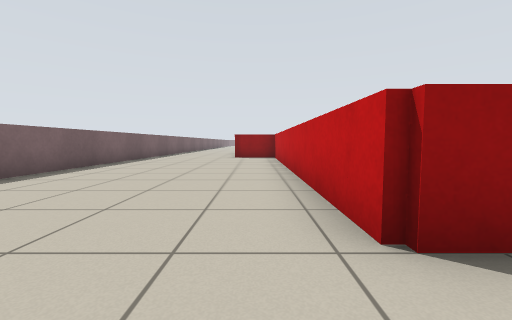
[1] (above)

22 first-person views from a walk through a world built for the Player/Stage simulator. The camera is 0.67 m above the floor, tilts 4° down and sees 90° across. Floor lines are 1 m apart. The floor is counted in squares, 1 m on a side. Each view is taken from the middle of a square. On the plan, view 1 faces up. The plan holds only what a view shows up to about 9 squares ahead; the rest is blank. The place goes on beyond the plan. The robots in the file are not drawn.

[2]
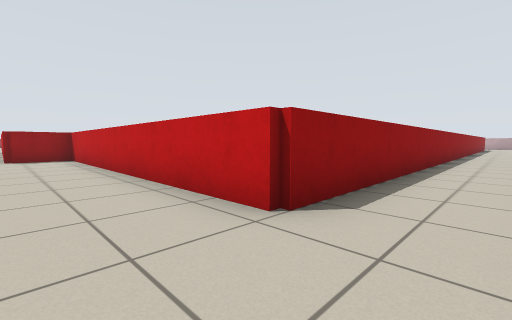

[3]
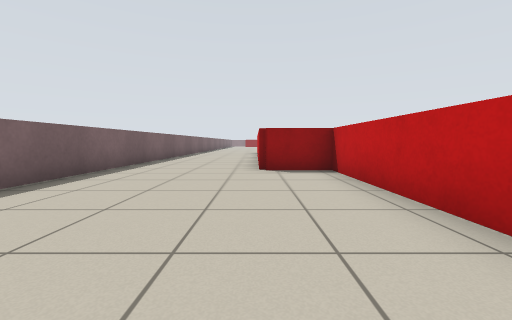

[4]
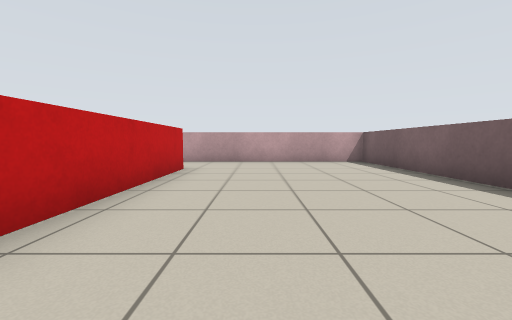

[5]
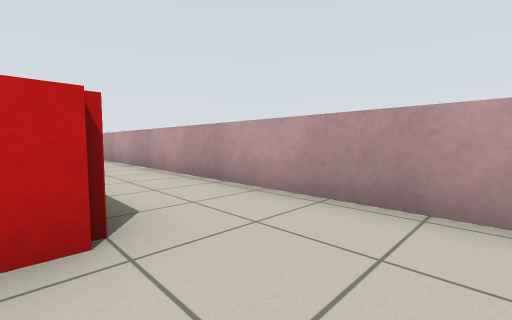

[6]
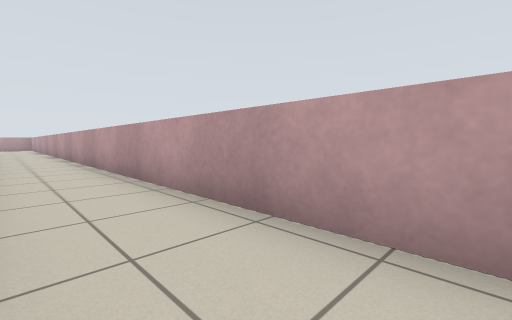

[7]
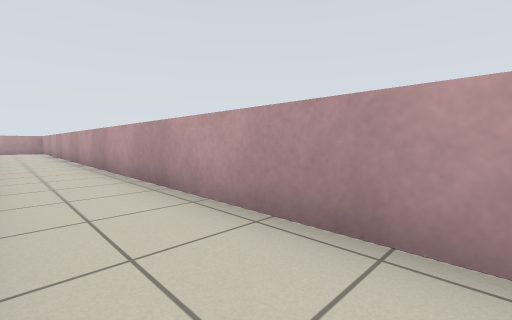

[8]
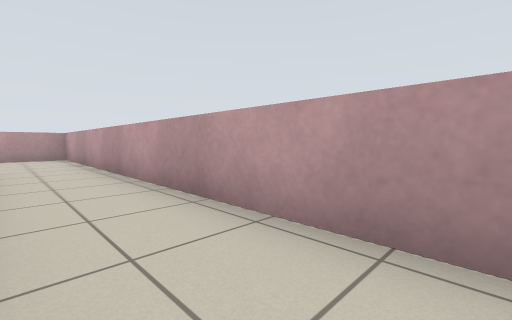

[9]
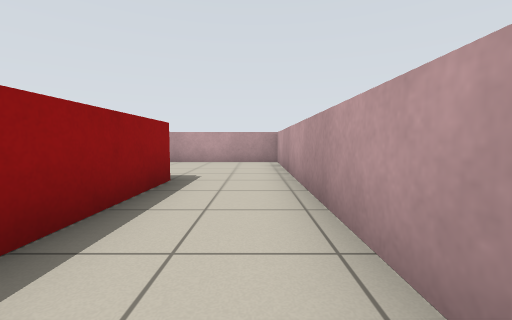

[10]
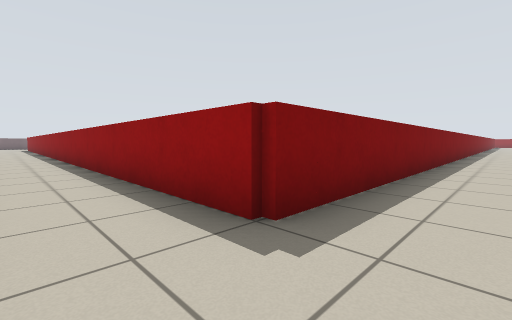

[11]
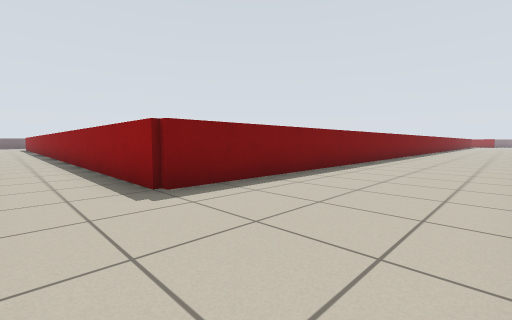

[12]
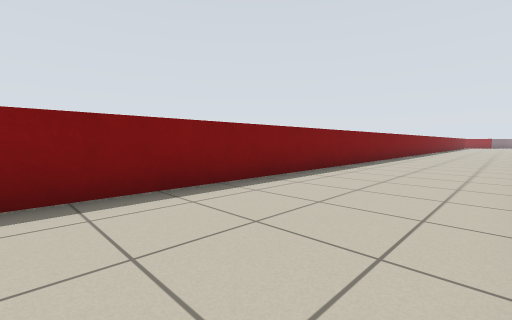

[13]
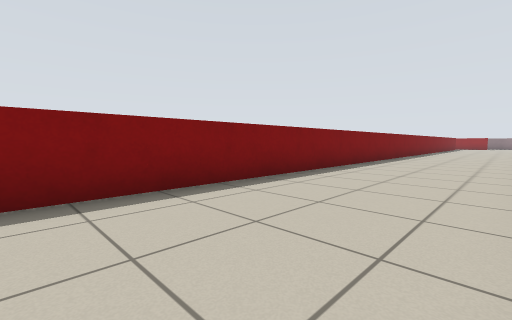

[14]
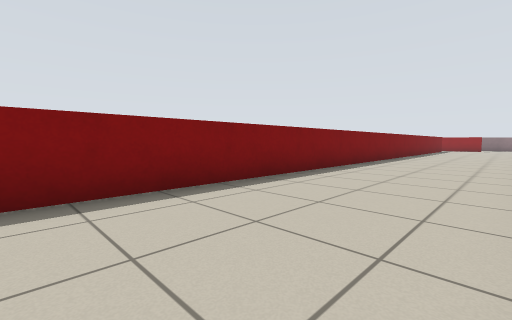

[15]
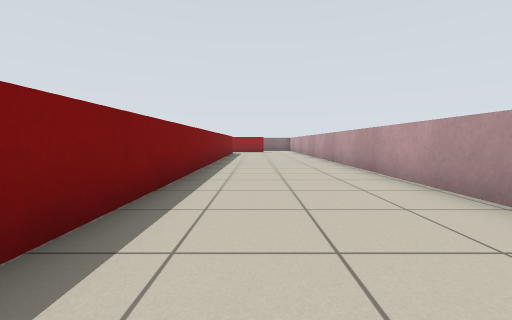

[16]
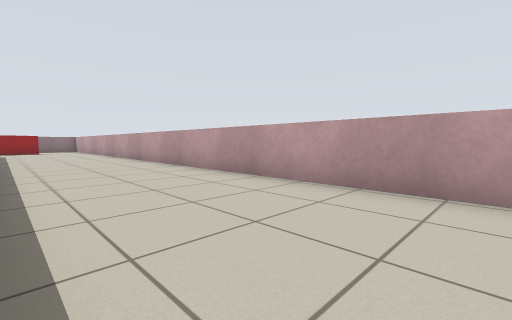

[17]
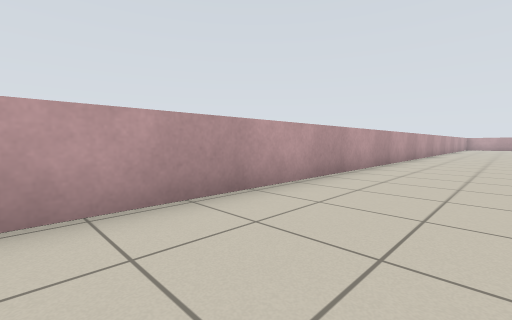

[18]
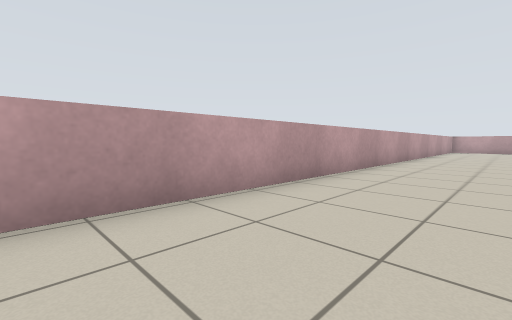

[19]
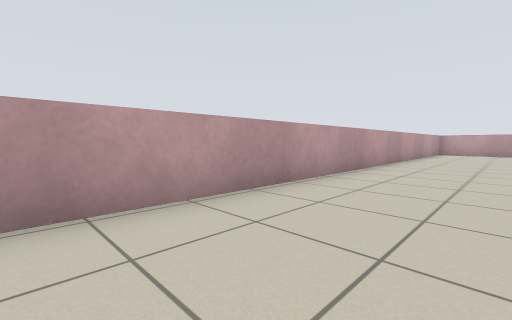

[20]
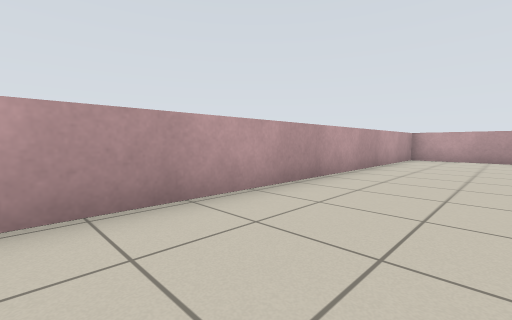

[21]
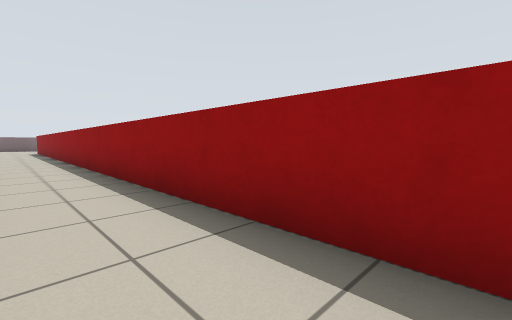

[22]
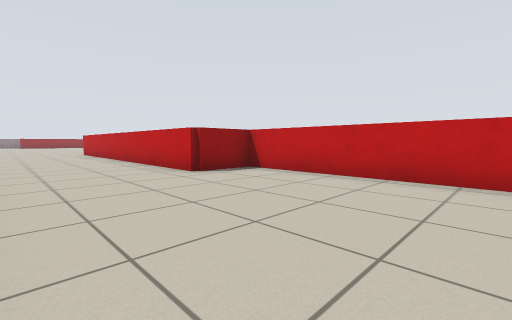

### Floor plan
Points are (right, up) in squares from view 1. A wall is a line through its corners. A room is listed if a view was taken in it or the views show most of it. See-through windows are left out.
Room 1 (views 1, 6, 7, 8, 9, 10, 11, 12, 13, 14, 15, 16, 17, 18, 19, 20, 21)
walls: (29.6, -0.8) (29.6, 32.5); (25.6, 32.5) (25.6, 1.5) (0.8, 1.5); (-0.6, -0.7) (29.4, -0.7)
ways out: opening at (0.5, 0.5) to room 2
Room 2 (views 2, 3, 4, 5, 22)
walls: (-4.6, 14) (-4.6, -0.7) (-0.6, -0.7); (0.8, 1.5) (0.8, 11) (-0.9, 11) (-0.9, 15.8)
ways out: opening at (0.5, 0.5) to room 1

Where each view was taken, in squares from view 1:
view 1: 0 up, 0 right, facing up
view 2: 0 up, 1 left, facing up-right
view 3: 5 up, 1 left, facing up
view 4: 8 up, 1 left, facing down
view 5: 2 up, 1 left, facing down-right
view 6: 1 up, 4 right, facing down-right
view 7: 1 up, 11 right, facing down-right
view 8: 1 up, 18 right, facing down-right
view 9: 0 up, 21 right, facing right
view 10: 0 up, 27 right, facing up-left
view 11: 0 up, 29 right, facing up-left
view 12: 6 up, 29 right, facing up-left
view 13: 12 up, 29 right, facing up-left
view 14: 18 up, 29 right, facing up-left
view 15: 24 up, 27 right, facing up
view 16: 23 up, 26 right, facing up-right
view 17: 26 up, 27 right, facing down-right
view 18: 19 up, 27 right, facing down-right
view 19: 15 up, 27 right, facing down-right
view 20: 10 up, 27 right, facing down-right
view 21: 0 up, 20 right, facing up-left
view 22: 6 up, 4 left, facing up-right
